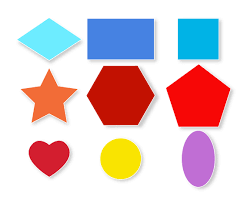
#> input picture opencv/resources/shapes.png, 247 x 204 px
$ python shape_detection.py
#> lines starting #> are read from the running program, lines starting #| are printed output that depends on the picture; after the words box and inside, x2 and y2 are one past the last pixel; in counts of white or black regions, pixels touching at a corner belong together
import cv2
import numpy as np

path = './resources/shapes.png'
img = cv2.imread(path)
#> img is the input picture: shape (204, 247, 3); mean B, G, R 204.6, 202.2, 223.7

imgGray = cv2.cvtColor(img, cv2.COLOR_BGR2GRAY)
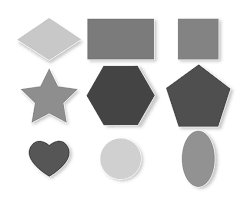
#> imgGray: shape (204, 247); min 63, max 255, mean 208.9
imgBlur = cv2.GaussianBlur(imgGray, (7, 7), 1)
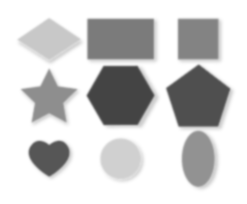
#> imgBlur: shape (204, 247); min 68, max 255, mean 208.9
imgCanny = cv2.Canny(imgBlur, 50, 50)
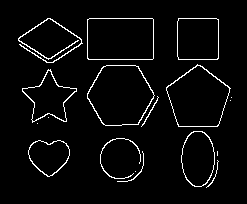
#> imgCanny: shape (204, 247); 3.9% white in thin lines or dots, all inside (x1, y1, x2, y2) = (18, 18, 232, 188)

#> (the run stopped early here; a loop or call above may not have finished)

$ run again, with opencv/resources/people.jpg saved as opencv/resources/shapes.png
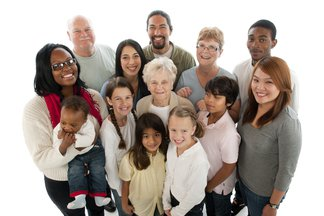
#> input picture opencv/resources/people.jpg, 324 x 216 px
#> img is the input picture: shape (216, 324, 3); mean B, G, R 156.8, 164.2, 175.4
#> `imgBlur = cv2.GaussianBlur(imgGray, (7, 7), 1)`:
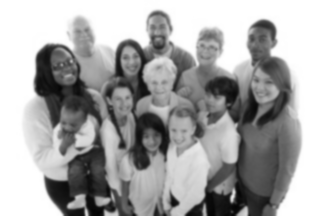
#> imgBlur: shape (216, 324); min 3, max 255, mean 166.7
#> `imgCanny = cv2.Canny(imgBlur, 50, 50)`:
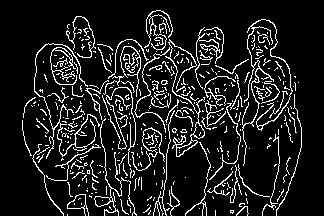
#> imgCanny: shape (216, 324); 11.7% white in thin lines or dots, all inside (x1, y1, x2, y2) = (22, 10, 302, 216)
